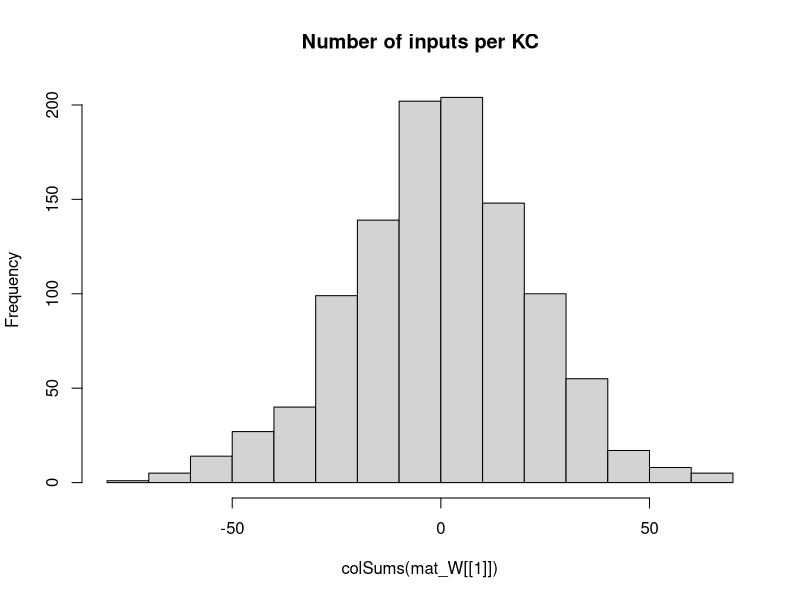

Recreate this plot in R. (Note: this script raises an error after producing the figure.)
## Development Code for Willsaw NN image recognition of zfish larva
## KL 2021
## I will implement a MB random kernel NN as in my Ant Navigation paper 
## This Files Trains the weights of  2 Layer Net : Random Expansion Feature Layer (Random Kernel Trick) -> Perceptron Output neuron 
## The connections in L1 Random Sparse Net are data independent, while L2 wights are trained via +ve larva head template samples to filter patterns that look like larva
## The input images are labeled as Fish and non fish according to the folder they are placed.
# Output is saved as pgm images which are then loaded by tracker software so as to implemend the simple classifier net implemended here 

library("pixmap")
library("yaml")



## Initialize the random Weight vector of an L1 (KC) neuron  
init_random_W3 <- function(m, p){
  m <- rnorm(NROW(m),0.0,sd=1) ## larger SD sizes make learning divergent ///#runif(NROW(m))/(10*NROW(m)) ##Weak Synapses
  return (m)
}


## Initialize the random Weight vector of an L1 (KC) neuron  
init_random_W2 <- function(m, p){
  # Draw random Number N of Sampled Inputs From Binomial
  #n <- rbinom(1,length(m),p)
  ## Set N random synapses as inputs to KC
  #idx <- sample(1:length(m),n)
  m <- rnorm(NROW(m),0,sd=1) ## larger SD sizes make learning divergent ///#runif(NROW(m))/(10*NROW(m)) ##Weak Synapses
  ## Likely Stronger Subset
  #m[idx] <- 1#/length(m) #runif(n)/(10*length(m)) #1/NROW(m)
  #print(length(m))
  return (m)
}


## Initialiaze the random Weight vector of an L1 (KC) neuron  
init_sparse_W <- function(m,p){
  # Draw random Number N of Sampled Inputs From Binomial
  n <- rbinom(1,length(m),p)
  ## Set N random synapses as inputs to KC
  idx <- sample(1:length(m),n)
  #m <- runif(NROW(m))/(1000000*NROW(m)) ##Weak Synapses
  ## Likely Stronger Subset
  m[idx] <- 1#/length(m) #runif(n)/(10*length(m)) #1/NROW(m)
  #print(length(m))
  return (m)
}


## Sigmoid//logistic Transfer Function
N_transfer <- function(activation)
{
  return (1/(1 + exp(-activation) ))
}


## Derivative Sigmoid/logistic Transfer Function
N_transfer_D <- function(activation)
{
  return (N_transfer(activation)*(1-N_transfer(activation)) )
}

## Neural Actvation for a layer with Weitgh Matrix W and Input matrix of col vectors -
#  vector of Biases B - This is to a matrix to operate overall all input activations over Inputs in order 
N_activation <- function(X,W,B)
{
  ## If more Than Half input units (based on Avg inputs) is active - then activate KC
  
  #  if ( sum(X) > KC_THRES )
  #    return (1)
  # else
  mat_B <- matrix(B,ncol=ncol(X),nrow=length(B) )
  ## Bias is just another W attached to a fixed Input 1
  return (W%*%X + mat_B)
}

## Copies A Smaller Matrix To the Middle of a larger one - (Pasting Image on larger canvas)
matrix_paste <- function(src,target)
{
  x_offset <- round((ncol(target)- ncol(src))/2 )
  y_offset <- round((nrow(target)- nrow(src))/2 )
  target[ (1+y_offset):(y_offset+nrow(src)),(1+x_offset):(x_offset+ncol(src))] <-src
  return(target)
}


sparse_binarize <- function(X,INPUT_SPARSENESS)
{
  ## Binarize Input Image / Set Sparsensess ##
  pxsparse = 1.0
  thres_bin = mean(X)
  max_iter = 100
  
  while (pxsparse > INPUT_SPARSENESS & max_iter > 0)
  {
    X_bin <-  as.numeric(X > thres_bin)
    pxsparse <- sum(as.numeric(X_bin[X_bin > 0]))/length(X_bin)
    thres_bin = thres_bin + 0.01;
    max_iter = max_iter + 1
  }
  
  
  ##message("Input Sparseness:",pxsparse)
  
  return(X_bin)
}




makeInputMatrix <- function(img_list,inmat_W)
{
  
  ## TRAIN /TEST ##
  img_list <- img_list[,1]
 
  
  
  ## Matrix Of  image Input Vectors  
  mat_X = matrix(0,nrow=ncol(inmat_W[[1]]),ncol=length(img_list) )
  fileidx <- 0
  for (in_img in img_list)
  {
    fileidx= fileidx + 1
    
    imgT <- read.pnm(as.character(in_img) )
    mat_img <- getChannels(imgT)  ## Converted 0..1 real
    X <- as.vector(mat_img)
    ### Add Fixed input 1 - To operate As Adjustable Bias for each input   
    ##X[length(X)] <- 1 # c(as.vector(mat_img),1)
    
    ##message(in_img," Input Dim:", dim(mat_img)[1],"x",dim(mat_img)[2],"=",dim(mat_img)[2]*dim(mat_img)[1])
    
    if (length(X) > n_top_px)
    {
      warning("input sample too big - skipping")
      next
    }
    
    ## If Loaded image is Smaller than INput - Then Resize (paste into) larger Matrix to fit
    if (length(X) < n_top_px)
    {
      ##message("input sample Smaller than Canvas - pasting")
      mat_t <- matrix(0,nrow=img_dim[1],ncol=img_dim[2])
      mat_img <- matrix_paste(mat_img,mat_t)
      ##message("Converted  Dim:", dim(mat_img)[1],"x",dim(mat_img)[2],"=",dim(mat_img)[2]*dim(mat_img)[1])
    }
    
    ##mypic = new("pixmapGrey", size=dim(mat_img),grey = mat_img);plot(mypic)
    ## Convert to Col Vector
    ##X <- sparse_binarize(as.vector(mat_img),INPUT_SPARSENESS)
    X <- as.vector(mat_img)
    
    dim(X) <- c(length(X),1) ## Make into Col Vector
    
    if (length(X) > n_top_px)
    {
      warning(in_img,"Image Too large. Skipping")
      next
    }
    
    stopifnot(length(mat_X[,fileidx]) ==length(X) ) 
    mat_X[,fileidx] <- X # Save In Vector to MAtrix
    
  }## Load All Input Vectors Into Matrix X
  
  return(mat_X)
} ##Make INput List



### EXPORT MAtrix to YAML for !!opencv-matrix##
matrixToYamlForOpenCV <- function(mat)
{
  ##!!opencv-matrix
  strHeader <- "!!opencv-matrix\n rows: %d\n cols: %d\n dt: f\n data:["
  ## Matrix Will Be saved Transposed Because Data serial Reading Order is by row in OpenCV while Here Serialization is By Column
  strHeader <- sprintf(strHeader,nrow(mat),ncol(mat))
  strData = ""
  lineWidth = 100#min(100,length(mat))
  
  ## COMMENTED OUT AS SUDDENLY as.yaml started adding new Lines in data automatically - The following routine does this manually
  # ##Long Strings Need to be broken by New Lines otherwise OPENCV FIle Storage FAils
  # if (length(mat) > lineWidth){
  #   fcon<- tempfile("matrixYaml")
  #   
  #   ## Need to export To TEMP file as string Concat Is too SLOW
  #   for (i in seq(1,length(mat),lineWidth) ){
  #     write(mat[i:min(i+lineWidth-1,length(mat)-1)], file = fcon,ncolumns = 100, append = TRUE, sep = ", ")
  #     ##cat(",",file = fcon, append = TRUE,fill=FALSE)
  #     #strData = paste0(strData, toString(mat[i:min(i+lineWidth,length(mat))],"\n",width=0))
  #   }
  #   ## Join  All Lines Back INto One String - With Newlines and Commas and Intendation
  #   #strData = noquote()
  #   strData = noquote(paste0(
  #                     readLines(con = fcon, n = -1L, ok = TRUE, warn = TRUE, skipNul = FALSE, encoding = "UTF-8"),
  #                            collapse=",\n         ")) ##
  #   #class(strData) <- "verbatim"
  # }else
    
  ## Need to TransposeBecause Data serial Reading Order is by row in OpenCV while Here Serialization is By Column
  strData = toString(t(mat))
  
  
  strRet=  noquote(paste0(strHeader,strData,"]")) 
  
  
  ##Character vectors that have a class of ‘verbatim’ will not be quoted in the output YAML 
  class(strRet) <- "verbatim"
  ##class(strRet) <- "verbatim"
  #write(strRet,file = fcon)  
  return(noquote(strRet) )
}




## Process 2 Layer Network - Return Last Node Output produced for each input image
## Note : Input Layer Is Simplified - No activation function needed or Bias - Input image intentities are taken as activations
## Target_output is vector of desired output for each output Neuron these I chose to be L2_1=1 (Fish) L2_2=1 (Non Fish)
net_proc_images_batch <- function(mat_X,inmat_W,inLayer_Bias,mat_Y,learningRate = 0.0)  
{
  
  L_X     <- list() ## Output Of Layer k
  L_A     <- list() ## Activation of  Layer k
  L_delta <- list()  ## Delta is the "cost attributable to (the value of) that node". 
  L2_out <- list()
  
  scaledEta = learningRate/ ncol(mat_X)
  outError = 0 #'Mean Sq Error Of File Batch'

    ##Input Layer Is Simplified - No activation function needed or Bias - Input image intentities are taken as activations
    ## Due to R hell with numbers ecoming Factors I need to do this tricl
    
    ##Target_output <- mat_Y[fileidx,] 
     
    ## Forward Propagation ##
    ##mat_X[1,] = 1 ## Add COnst Input so W_i operates as a Bias IxW 
   ##  matrix of output Col vectors correspond to output
    for (l in 1:(N_Layers+1) )
    {
      if (l == 1) ## 1st Layer is INput 
      {
        ##Activation 
        L_A[[1]] <- mat_X
        L_X[[1]] <- mat_X##N_transfer(X-0.5)
        
      }else
      {
        #L_X[[l-1]][1,] = 1 ##No Need - Removed for TEST/ Add COnst Input so W_i operates as a Bias IxW
        ## Idx k for Bias and W are advanced +1 - 
        L_A[[l]] <- N_activation(L_X[[l-1]], inmat_W[[l-1]], inLayer_Bias[[l-1]] )
        
        L_X[[l]] <- N_transfer( L_A[[l]])
        
      }
    }
    MSQError =  sum(((mat_Y) - L_X[[N_Layers+1]] )^2)/ ncol(mat_X)

    ## Note Indexes L_X and mat/biases are off by one because LX_1 is considerened an input layer, while neural layer is l=2
    
    ### Back Propagation ###
    for (l in (N_Layers):1 )
    {
      ##On Output Layer
      if (l == (N_Layers))
      {
        ## Element Wise Product (hadamart Product)   // SIGMOID * COST_Derivative ( squared error cost function wrt activations)
        L_delta[[l]] <- ( N_transfer_D( L_X[[l+1]] )   * (L_X[[l+1]] - mat_Y)) ##*N_transfer_D(L_X[[l]])
      }else{
        #L_delta[[l]] <- L_delta[[l+1]] %*% t(mat_W[[l]])*N_transfer_D(L_X[[l]])
        L_delta[[l]] <-   t(t(L_delta[[l+1]]) %*%(inmat_W[[l+1]])*t(N_transfer_D( L_X[[l+1]] )))    ## %*% t(N_transfer_D(L_X[[l-1]]) )
      }
      
      dE <- (L_delta[[l]])%*%t(L_X[[l]])  ##Instead of L_A[
      dW <- (scaledEta)*dE 
      ##Add average change over batch samples
      inmat_W[[l]] <- inmat_W[[l]] -  dW ##length(img_list)

      ## Error Non-Conform
      inLayer_Bias[[l]] <- inLayer_Bias[[l]] - rowSums( scaledEta*(L_delta[[l]]) )  
      ##if (l==1)
      ##  hist(dW)
    }
    
    #hist(Layer_Bias[[1]])
    #if (fileidx %% 10 == 0)  
    #  hist(inmat_W[[1]], main="After")
    
    
    ## Forward Propagation ## 
    # L1 <- N_transfer(N_activation(mat_X, inmat_W[[1]],inmat_B[[1]]  ) ) ## v_Layer_Bias[i] matrix(rep(,nrow(mat_X)),nrow=nrow(mat_X) )  
    # ## L2 matrix of output Col vectors correspond 
    # L2 <-  N_transfer(N_activation(L1,inmat_W[[2]] ,  inmat_B[[2]] )  )  
    # 
    # MSQError =  sum(((mat_Y) - L2 )^2)/ ncol(mat_X)
    # 
    ## Forward Propagation ##
    ##  matrix of output Col vectors correspond to output
    for (l in 1:(N_Layers+1) )
    {
      if (l == 1) ## 1st Layer is INput 
      {
        ##Activation 
        L_A[[1]] <- mat_X
        L_X[[1]] <- mat_X ##N_transfer(X-0.5)
        
      }else
      {
        L_A[[l]] <- N_activation(L_X[[l-1]], inmat_W[[l-1]], inLayer_Bias[[l-1]] )
        stopifnot(!any(is.nan( L_A[[l]]))) ##Check LAST W update did not cause NAN
        L_X[[l]] <- N_transfer( L_A[[l]])
        stopifnot(!any(is.nan(L_X[[l]]))) ##Check For NAN
      }
    }
    MSQError =  sum(((mat_Y) - L_X[[N_Layers+1]] )^2)/ ncol(mat_X)
    
    
    
    
    ##message("Recognition Output for Img ",in_img," is F:",L_X[[3]][1]," non-F:",L_X[[3]][2]," Active KC:",L2_out[[fileidx]]$KC_active/N_KC )
    #dim(X) = img_dim##dim(mat_img)
    
    
    #image(X_bin)
    #title(main = paste(in_img,strRes," R:",L2_Neurons_out[1]-L2_Neurons_out[2]), font.main = 4)
  
  
  lout <- list(X=mat_X,
               W=inmat_W,
               B=inLayer_Bias,
               output= L_X[[N_Layers+1]],
               outputActivation= L_A[[N_Layers+1]],
               Target=mat_Y,
               #out=data.frame( do.call(rbind,L2_out ) ),
               MSQError=MSQError )
  
  #MSQError =  sum(((mat_Y) - L2)^2)/nrow(mat_X)
  
  return(lout  )
}



img_dim <- c(38,28)

dInitialLearningRate    <- dLearningRate <- 0.0001
n_top_px <- img_dim[2]*img_dim[1]
N_KC = round(n_top_px*5) ## Number of Kenyon Cells (Input layer High Dim Coding)
#N_SYN_per_KC <- 50 NOT USED  #ONLY FOR L1-2  n_top_px/500 ## Number of pic Features each KC neuron Codes for
#KC_THRES <- N_SYN_per_KC*0.25 ## Number of INput that need to be active for KC to fire/Activate
#v_Layer_N2 <- c(n_top_px, N_KC, 2)
v_Layer_N <- c(n_top_px, 500,300,100,20, 2) ##number of Units per layer (assume fully connected with Normal Dist of Strength)
N_Layers <- length(v_Layer_N)-1
#v_Layer_CON <- c(N_SYN_per_KC/n_top_px,)
Layer_Bias <- list() ## Number of INput that need to be active for Neuron to fire/Activate
INPUT_SPARSENESS = 0.25


batchSize = 132 # Number of Training IMages for Each Leanring Episode (which will define error graident )
Nbatches = 1500 ## Number of random batchs (of size batchSize) to repeat training over
trainingN = 100 ## Training Cycles For Each Batch



mat_W <<- list() # List Of Weight Matrices

## Make Sparse Random Synaptic Weight matrix Selecting Inputs for each KC
for (k in 1:N_Layers)
{
  mat_W[[k]] <- matrix(0,ncol=v_Layer_N[k],nrow=v_Layer_N[k+1])
  ## Init Random
  if (k==1)
    mat_W[[k]] <-t(apply(mat_W[[k]],1,init_random_W2,0)) ## ##t(apply(mat_W[[k]],1,init_sparse_W,N_SYN_per_KC/n_top_px)) ##
  
  if (k==2)
    mat_W[[k]] <- t(apply(mat_W[[k]],1,init_random_W2,0)) ##
  
  if (k>=3)
    mat_W[[k]] <- t(apply(mat_W[[k]],1,init_random_W3,0)) ##
  
    
  Layer_Bias[[k]] <- matrix(1,ncol=1,nrow=v_Layer_N[k+1] )  #rep(1,) ## Initialiaze Neural Biases
}

#hist(mat_W[[3]])
hist(colSums(mat_W[[1]]),main="Number of inputs per KC")

##Layer 2 (Output Perceptron)
#L2_Neurons <<- 2

### RUN BATCH TRAINING ###
## Apply Input Image ##
## list training files 
setwd("/home/kostasl/workspace/zebrafishtrack/Rplots")
sPathTrainingSamples="../img/trainset/fish"
sPathTrainingSamplesB="../img/trainset/fish_B"
sPathTrainingNonSamples="../img/trainset/nonfish/"
sPathTrainingNonSamplesB="../img/trainset/nonfish_B/"
sPathTestingSamplesFish="../img/fish/"
sPathTestingSamplesNonFish="../img/nonfish/"


#load(file="fishNetL3.RData")
#load(file=paste0("fishNetL",7,"-B.RData"))

img_list_train_fish =  cbind(files=list.files(path=sPathTrainingSamples,pattern="*pgm",full.names = T),F=1,NF=0)
img_list_train_fishB =  cbind(files=list.files(path=sPathTrainingSamplesB,pattern="*pgm",full.names = T),F=1,NF=0) 
img_list_test_fish = cbind(files=list.files(path=sPathTestingSamplesFish,pattern="*pgm",full.names = T),F=1,NF=0)
img_list_train_nonfish =   cbind(files=list.files(path=sPathTrainingNonSamples,pattern="*pgm",full.names = T),F=0,NF=1)
img_list_train_nonfishB =   cbind(files=list.files(path=sPathTrainingNonSamplesB,pattern="*pgm",full.names = T),F=0,NF=1)
img_list_test_nonfish =  cbind(files=list.files(path=sPathTestingSamplesNonFish,pattern="*pgm",full.names = T),F=0,NF=1)

## A Small Sample set for Testing the Algorithm Discrimiation between X and 1 
img_list_train_ones <-  cbind(files=list.files(path="../img/trainset/ones/",pattern="*pgm",full.names = T),F=1,NF=0)
img_list_train_X <-  cbind(files=list.files(path="../img/trainset/X/",pattern="*pgm",full.names = T),F=0,NF=1)

img_list_debug_f <-  cbind(files=list.files(path="../img/debug/fish/",pattern="*pgm",full.names = T),F=1,NF=0)
img_list_debug_nf <-  cbind(files=list.files(path="../img/debug/nonfish/",pattern="*pgm",full.names = T),F=0,NF=1)


img_list_all <- rbind.data.frame(img_list_train_fish,
                                 img_list_train_fishB,
                                 img_list_test_fish,
                                 img_list_train_nonfish,
                                 img_list_train_nonfishB,
                                 img_list_test_nonfish,stringsAsFactors = FALSE) #
#img_list_train <- rbind.data.frame(img_list_train_fish,img_list_test_fish,img_list_train_nonfish,img_list_train_nonfish,stringsAsFactors = FALSE)
#img_list_test=  list.files(path=sPathTestingSamples,pattern="*pgm",full.names = T) Samples ##


img_list_train <- rbind.data.frame(img_list_train_fish,
                                   img_list_train_fishB,
                                   img_list_train_nonfish,
                                   img_list_train_nonfishB, stringsAsFactors = FALSE) #
#img_list_train <- rbind.data.frame(img_list_train_ones,img_list_train_X)
#img_list_all <- rbind.data.frame(img_list_train_fish,stringsAsFactors = FALSE)
#img_list_train <-  rbind.data.frame(img_list_debug_f,img_list_debug_nf)


lFitError <- list()
dfitRecord <- data.frame()

vTrainingError <- vector()
## Subset INput LIst Into Batches
rIdx = 1

### Start Main FishNet TRAINING LOOP ###
for (b in 1:Nbatches)
{
  ##Make Matrix -For All net inputs
  ## Balance Random Batch Sample Equally between Classes  ##
  img_list_suffled <- img_list_train[sample(1:nrow(img_list_train)),] #rbind.data.frame((img_list_train[img_list_train$F == 1,])[sample(1:(batchSize/2)),] , (img_list_train[img_list_train$NF == 1,])[sample(1:(batchSize/2)),] )
  ##Select Subset Batch
  img_list_suffled <- head(img_list_suffled,batchSize)
  
  mat_X <- makeInputMatrix(img_list_suffled,mat_W)
  
  label_list <-cbind.data.frame(F=(img_list_suffled[,2]),NF=(img_list_suffled[,3]) )##Target output/labels
  mat_Y <- t(apply(as.matrix(label_list),2,strtoi))  

  message("~~~~ Learning Rate: ",dLearningRate)

  
  for (i in 1:trainingN)
  {  
    
    #dLearningRate    <- dInitialLearningRate/i
    
    
    # TRAIN On Fish 
    dnetout <- net_proc_images_batch(mat_X, mat_W, Layer_Bias, mat_Y, dLearningRate )
    mat_W   <<- dnetout$W
    mat_B   <<- dnetout$B

    #message(fileidx,". MSQERR:",MSQError,"  ", L2_out[[fileidx]]$L2_F, "-", L2_out[[fileidx]]$L2_NF, " ERR: ", L2_out[[fileidx]]$Err ," ",in_img)
    ## Evaluate Fraction Correct - Check If Fish Out Neuron Is Maximum - Compare to Target Vector 
    vclassOut <- apply(dnetout$output,2,function(x){ if(which(x== max(x) )==2) return(0) else return(1) })
    fractCorrect <- sum(dnetout$Target[1,] == vclassOut)/length(vclassOut)
    
    message(rIdx,". MSQERR:",dnetout$MSQError,", % Correct: ",fractCorrect)
  

    vTrainingError[rIdx] = dnetout$MSQError  #plot(unlist(dnetout$out$MSERR),main=paste(i,"Mean SQ Err"))
    rIdx = rIdx +1
    
    plot(vTrainingError,ylim=c(0.00001,1),type="l",log="y") #ylim=c(0,1)xlim=c(0,trainingN*Nbatches)
    
  }## Repeated Training On Batch 
  
  ##Mark End Of Batch
  points(length(vTrainingError),tail(vTrainingError,1),ylim=c(0.00001,1),type="p",log="y") #ylim=c(0,1)xlim=c(0,trainingN*Nbatches)
} ## Different Batch Suffles  

save.image(file=paste0("fishNetL",N_Layers,"-B.RData"))

plot(c) #ylim=c(0,1)





### VALIDATE Calc Final Performance ###

##Select Subset Batch
img_list_suffled <-rbind.data.frame(img_list_debug_f,img_list_debug_nf)## img_list_train_nonfish#img_list_all[sample(1:nrow(img_list_all),50 ),] #img_list_test_nonfish #img_list_test_nonfish # ##img_list_all[sample(1:nrow(img_list_all),100 ),]# 
mat_X <- makeInputMatrix(img_list_suffled,mat_W)
label_list <-cbind.data.frame(F=(img_list_suffled[,2]),NF=(img_list_suffled[,3]) )##Target output/labels
mat_Y <- t(apply(as.matrix(label_list),2,strtoi))
# 
# ## TODO : Move this in Funct - Use One MAtrix For Net -Matrix Of Biases
# mat_B <- list()
# for (k in 1:N_Layers)
#   mat_B[[k]] <- matrix(Layer_Bias[[k]],ncol=ncol(mat_X),nrow=length(Layer_Bias[[k]]) )


dLearningRate    <- 0.0
# TRAIN On Fish 
#for (i in 1:1000)
#{
  dnetoutV <- net_proc_images_batch(mat_X, mat_W, Layer_Bias, mat_Y, dLearningRate )
  mat_W <-      dnetoutV$W
  Layer_Bias <- dnetoutV$B
  vclassOut <- apply(dnetoutV$output,2,function(x){ if(which(x== max(x) )==2) return(0) else return(1) })
  fractCorrect <- sum(dnetoutV$Target[1,] == vclassOut)/length(vclassOut)
  
  message("~~~~~~~~~ Validation. MSQERR:",dnetoutV$MSQError,", % Correct: ",fractCorrect," ~~~~~~~~~~~~~")
#}

  
hist(dnetoutV$Target - N_transfer( dnetoutV$output) )




## FOR EXPORT MATRICES TO YAML SO THEY CAN BE LOADED INTO TRACKER  ##
fishNet <- list(NLayer=length(dnetout$W))
for (l in 1:fishNet$NLayer)
{
  fishNet[[paste0("LW",as.character(l))]] = dnetout$W[[l]]
  fishNet[[paste0("LB",as.character(l))]] = dnetout$B[[l]]
  attr(fishNet[[paste0("LW",as.character(l))]], "tag") <- "!!opencv-matrix" ##Adding tags Also Change The Header to Verbatim, which does not work in OPENCV
  attr(fishNet[[paste0("LB",as.character(l))]], "tag") <- "!!opencv-matrix" ##Adding tags Also Change The Header to Verbatim, which does not work in OPENCV
}



#fishNet <- list(LW1=Layer_Bias[[2]]
#)
## EXPORT TO YAML FOR OPENCV - Custom/hacked exporter routine specific to OPENCV
  filename <- "fishNet.yml"
  con <- file(filename, "w")
  message("Exporting to YAML-Wait for it , this may take a while...")
  write("%YAML:1.0",con) ##Header Is necessary For OPENCV 
  ## Indentation Needs to be 3
  str_yaml<- noquote(as.yaml(fishNet, handlers=list(matrix=matrixToYamlForOpenCV), line.sep="\n",indent=3,unicode=F))
  #  CLEAN UP String FRom Escape Chars
  ## the Var Type tag !!opencv-matrix needs to be on same line as vairable Name - For OpenCV file store - FIX
  str_yaml <- gsub("\n  !!opencv-matrix","!!opencv-matrix",str_yaml,fixed = T)
  str_yaml <- gsub("\\n","\n",str_yaml,fixed = T)## Remove Escaped NewLines
  str_yaml <- gsub("\"","",str_yaml,fixed = T)#Remove Quates

  write(noquote(str_yaml),con,append=TRUE) ##Header Is necessary For OPENCV 
  close(con)





  
  
  
  
  
  
  
  ############## 


  
  
